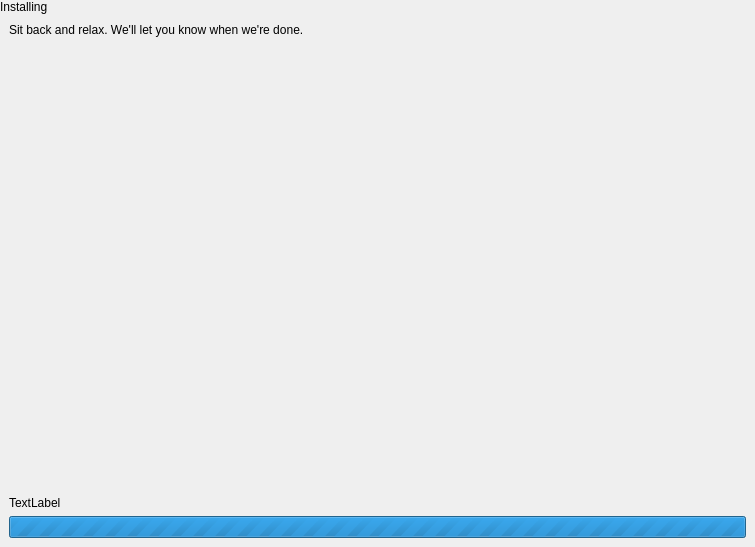
<?xml version="1.0" encoding="UTF-8"?>
<ui version="4.0">
 <class>ProgressPage</class>
 <widget class="QWidget" name="ProgressPage">
  <property name="geometry">
   <rect>
    <x>0</x>
    <y>0</y>
    <width>755</width>
    <height>547</height>
   </rect>
  </property>
  <property name="windowTitle">
   <string>Form</string>
  </property>
  <layout class="QVBoxLayout" name="verticalLayout">
   <property name="spacing">
    <number>0</number>
   </property>
   <property name="leftMargin">
    <number>0</number>
   </property>
   <property name="topMargin">
    <number>0</number>
   </property>
   <property name="rightMargin">
    <number>0</number>
   </property>
   <property name="bottomMargin">
    <number>0</number>
   </property>
   <item>
    <widget class="tTitleLabel" name="titleLabel">
     <property name="text">
      <string>Installing</string>
     </property>
    </widget>
   </item>
   <item>
    <widget class="QWidget" name="widget" native="true">
     <layout class="QVBoxLayout" name="verticalLayout_2">
      <item>
       <widget class="QLabel" name="label">
        <property name="text">
         <string>Sit back and relax. We'll let you know when we're done.</string>
        </property>
        <property name="wordWrap">
         <bool>true</bool>
        </property>
       </widget>
      </item>
      <item>
       <spacer name="verticalSpacer">
        <property name="orientation">
         <enum>Qt::Vertical</enum>
        </property>
        <property name="sizeHint" stdset="0">
         <size>
          <width>20</width>
          <height>40</height>
         </size>
        </property>
       </spacer>
      </item>
      <item>
       <widget class="QLabel" name="installDescription">
        <property name="text">
         <string notr="true">TextLabel</string>
        </property>
       </widget>
      </item>
      <item>
       <widget class="QProgressBar" name="progressBar">
        <property name="maximum">
         <number>0</number>
        </property>
        <property name="value">
         <number>-1</number>
        </property>
       </widget>
      </item>
     </layout>
    </widget>
   </item>
  </layout>
 </widget>
 <customwidgets>
  <customwidget>
   <class>tTitleLabel</class>
   <extends>QLabel</extends>
   <header location="global">ttitlelabel.h</header>
   <slots>
    <signal>backButtonClicked()</signal>
   </slots>
  </customwidget>
 </customwidgets>
 <resources/>
 <connections/>
</ui>
